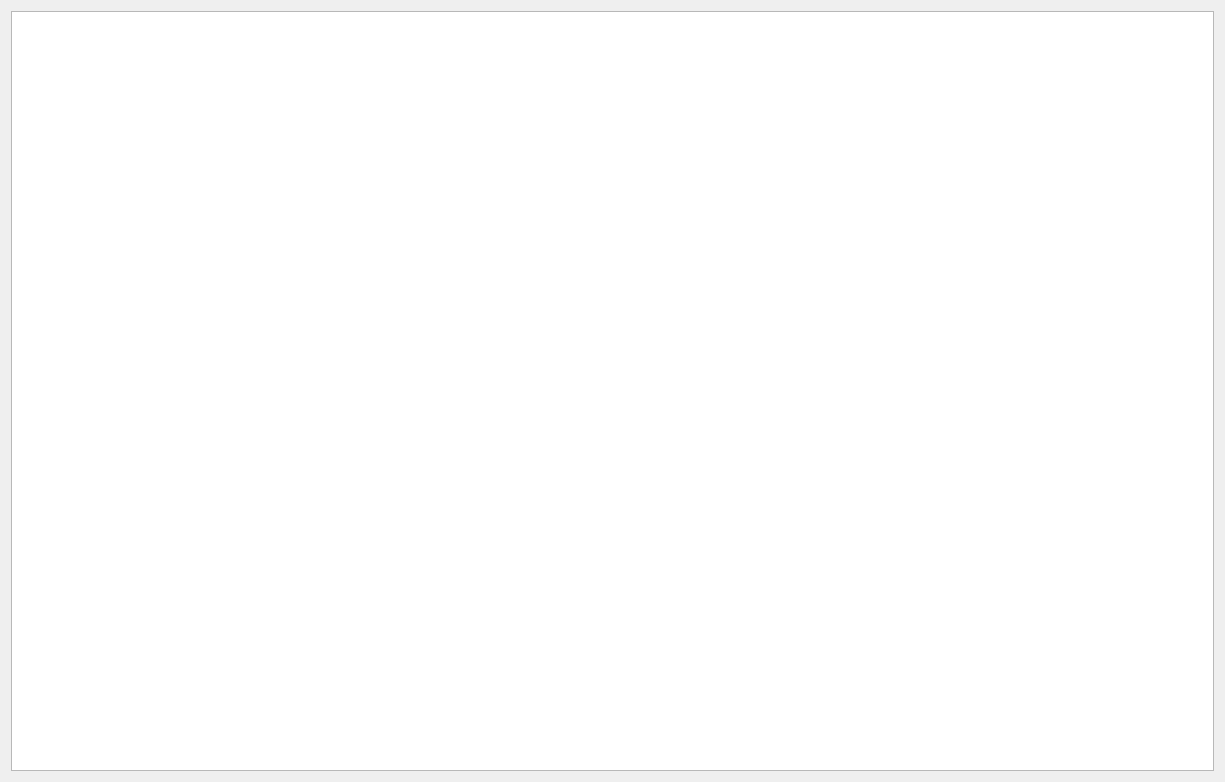
<?xml version="1.0" encoding="UTF-8"?>
<ui version="4.0">
 <class>ShpeMintor</class>
 <widget class="QWidget" name="ShpeMintor">
  <property name="geometry">
   <rect>
    <x>0</x>
    <y>0</y>
    <width>1225</width>
    <height>782</height>
   </rect>
  </property>
  <property name="windowTitle">
   <string>Form</string>
  </property>
  <layout class="QGridLayout" name="gridLayout">
   <item row="0" column="0">
    <widget class="ShpeView" name="shpeView">
     <property name="verticalScrollBarPolicy">
      <enum>Qt::ScrollBarAlwaysOff</enum>
     </property>
     <property name="horizontalScrollBarPolicy">
      <enum>Qt::ScrollBarAlwaysOff</enum>
     </property>
    </widget>
   </item>
  </layout>
 </widget>
 <customwidgets>
  <customwidget>
   <class>ShpeView</class>
   <extends>QGraphicsView</extends>
   <header>ShpeView.h</header>
  </customwidget>
 </customwidgets>
 <resources/>
 <connections/>
</ui>
